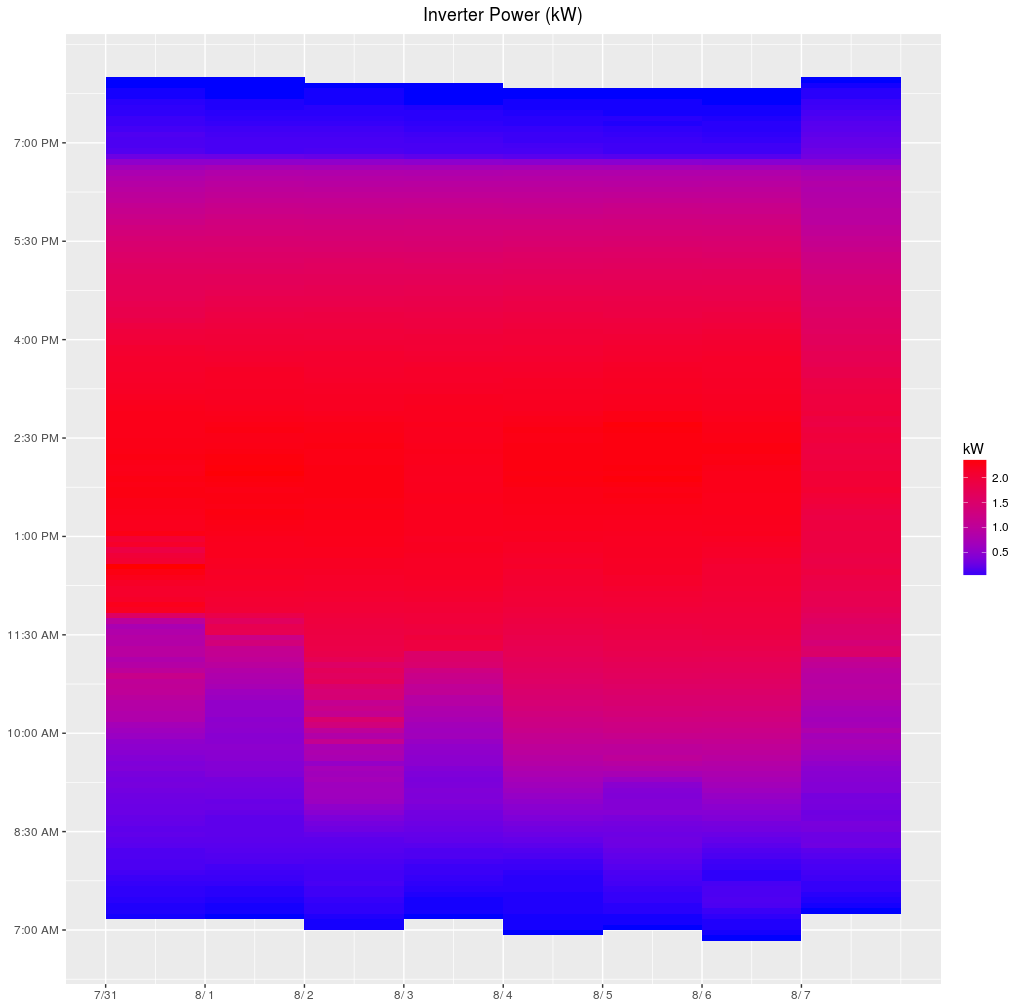

Write the R code that produced this figure.

# After source("main.R"), source this script for a recent view.
datestr <- function(dt) {
  d <- day(dt)
  m <- month(dt)
  y <- year(dt) %% 100
  dstr <- sprintf("%s/%2d", m, d)
  return(dstr)
}
rect2 <- rect[rect$datetime > as.POSIXct("2018-07-31"),]

xmin <- min(rect2$hmin) - 24*60*60
xmax <- max(rect2$hmax) + 24*60*60
y_ticks <- seq(7*60, 20*60, 90)
x_ticks <- seq(ceiling_date(min(rect2$hmin), "day"), max(rect2$hmin), "1 days")

p1 <- ggplot(rect2) +
   ggtitle("Inverter Power (kW)") +
    theme(plot.title = element_text(hjust = 0.5)) +
    geom_rect(aes(xmin=hmin, xmax=hmax, ymin=vmin, ymax=vmax, fill=kW)) +
    theme(axis.title.x = element_blank(), axis.title.y = element_blank()) +
    scale_fill_gradient(low="blue", high="red") +
    scale_y_continuous(breaks = y_ticks, labels = minutes_to_timestr(y_ticks)) +
    scale_x_datetime(breaks = x_ticks, labels = datestr(x_ticks))
print(p1)
